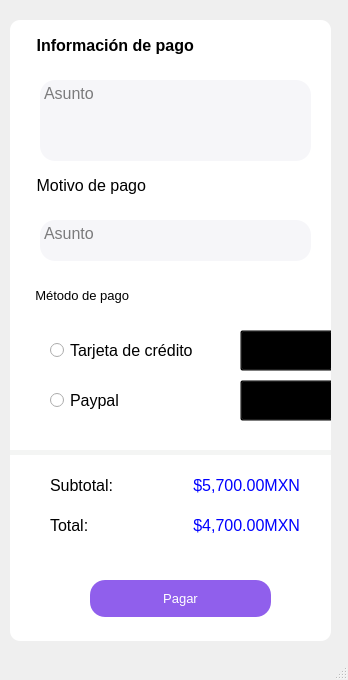
<?xml version="1.0" encoding="UTF-8"?>
<ui version="4.0">
 <class>MainWindow</class>
 <widget class="QMainWindow" name="MainWindow">
  <property name="geometry">
   <rect>
    <x>0</x>
    <y>0</y>
    <width>348</width>
    <height>680</height>
   </rect>
  </property>
  <property name="windowTitle">
   <string>MainWindow</string>
  </property>
  <widget class="QWidget" name="centralwidget">
   <widget class="QFrame" name="frame_5">
    <property name="geometry">
     <rect>
      <x>10</x>
      <y>20</y>
      <width>321</width>
      <height>621</height>
     </rect>
    </property>
    <property name="styleSheet">
     <string notr="true">

QFrame{

border-radius:10px;
background-color:white;
}
</string>
    </property>
    <property name="frameShape">
     <enum>QFrame::StyledPanel</enum>
    </property>
    <property name="frameShadow">
     <enum>QFrame::Raised</enum>
    </property>
    <widget class="QPushButton" name="pushButton">
     <property name="geometry">
      <rect>
       <x>80</x>
       <y>560</y>
       <width>181</width>
       <height>37</height>
      </rect>
     </property>
     <property name="font">
      <font>
       <family>Segoe UI</family>
       <pointsize>10</pointsize>
      </font>
     </property>
     <property name="cursor">
      <cursorShape>PointingHandCursor</cursorShape>
     </property>
     <property name="styleSheet">
      <string notr="true">QPushButton {
    background-color: #905fec;
    border-radius: 15px;
    color: white;
}

QPushButton:hover {
    background-color: #905fec;
    border-radius: 15px;
    color: white;
}

QPushButton:pressed {
    background-color: #905fec;
    border-radius: 10px;
    color: white;
}</string>
     </property>
     <property name="text">
      <string>Pagar</string>
     </property>
    </widget>
    <widget class="QLabel" name="label">
     <property name="geometry">
      <rect>
       <x>0</x>
       <y>260</y>
       <width>271</width>
       <height>31</height>
      </rect>
     </property>
     <property name="font">
      <font>
       <family>Segoe UI</family>
       <pointsize>10</pointsize>
      </font>
     </property>
     <property name="styleSheet">
      <string notr="true">background-color:transparent;
</string>
     </property>
     <property name="text">
      <string>       Método de pago</string>
     </property>
    </widget>
    <widget class="QLabel" name="label_2">
     <property name="geometry">
      <rect>
       <x>0</x>
       <y>150</y>
       <width>271</width>
       <height>31</height>
      </rect>
     </property>
     <property name="font">
      <font>
       <family>Segoe UI</family>
       <pointsize>12</pointsize>
      </font>
     </property>
     <property name="text">
      <string>      Motivo de pago</string>
     </property>
    </widget>
    <widget class="QLabel" name="label_3">
     <property name="geometry">
      <rect>
       <x>0</x>
       <y>10</y>
       <width>281</width>
       <height>31</height>
      </rect>
     </property>
     <property name="font">
      <font>
       <family>Segoe UI</family>
       <pointsize>12</pointsize>
       <weight>75</weight>
       <bold>true</bold>
      </font>
     </property>
     <property name="text">
      <string>      Información de pago</string>
     </property>
    </widget>
    <widget class="QPlainTextEdit" name="plainTextEdit_2">
     <property name="geometry">
      <rect>
       <x>30</x>
       <y>60</y>
       <width>271</width>
       <height>81</height>
      </rect>
     </property>
     <property name="font">
      <font>
       <family>Segoe UI</family>
       <pointsize>12</pointsize>
      </font>
     </property>
     <property name="styleSheet">
      <string notr="true">background-color: #f6f6f9;
color:black;
border-radius:15px;</string>
     </property>
     <property name="placeholderText">
      <string>Asunto</string>
     </property>
    </widget>
    <widget class="QPlainTextEdit" name="plainTextEdit">
     <property name="geometry">
      <rect>
       <x>30</x>
       <y>200</y>
       <width>271</width>
       <height>41</height>
      </rect>
     </property>
     <property name="font">
      <font>
       <family>Segoe UI</family>
       <pointsize>12</pointsize>
      </font>
     </property>
     <property name="styleSheet">
      <string notr="true">background-color: #f6f6f9;
color:black;
border-radius:15px;</string>
     </property>
     <property name="placeholderText">
      <string>Asunto</string>
     </property>
    </widget>
    <widget class="QRadioButton" name="radioButton">
     <property name="geometry">
      <rect>
       <x>40</x>
       <y>310</y>
       <width>271</width>
       <height>41</height>
      </rect>
     </property>
     <property name="font">
      <font>
       <family>Segoe UI</family>
       <pointsize>12</pointsize>
      </font>
     </property>
     <property name="styleSheet">
      <string notr="true">QRadioButton {
    background-color:white;
	border-radius:10px;
}

QRadioButton:hover {
    background-color:#f3f2f5;
	border-radius:10px;

}</string>
     </property>
     <property name="text">
      <string>Tarjeta de crédito</string>
     </property>
    </widget>
    <widget class="QRadioButton" name="radioButton_2">
     <property name="geometry">
      <rect>
       <x>40</x>
       <y>360</y>
       <width>271</width>
       <height>41</height>
      </rect>
     </property>
     <property name="font">
      <font>
       <family>Segoe UI</family>
       <pointsize>12</pointsize>
      </font>
     </property>
     <property name="styleSheet">
      <string notr="true">QRadioButton {
    background-color:white;
	border-radius:10px;
}

QRadioButton:hover {
    background-color:#f3f2f5;
	border-radius:10px;

}</string>
     </property>
     <property name="text">
      <string>Paypal</string>
     </property>
    </widget>
    <widget class="QFrame" name="frame_6">
     <property name="geometry">
      <rect>
       <x>0</x>
       <y>430</y>
       <width>321</width>
       <height>5</height>
      </rect>
     </property>
     <property name="styleSheet">
      <string notr="true">background-color:#f4f5f4;</string>
     </property>
     <property name="frameShape">
      <enum>QFrame::StyledPanel</enum>
     </property>
     <property name="frameShadow">
      <enum>QFrame::Raised</enum>
     </property>
    </widget>
    <widget class="QPushButton" name="pushButton_2">
     <property name="geometry">
      <rect>
       <x>230</x>
       <y>360</y>
       <width>93</width>
       <height>41</height>
      </rect>
     </property>
     <property name="styleSheet">
      <string notr="true">background-color:transparent;</string>
     </property>
     <property name="text">
      <string/>
     </property>
     <property name="icon">
      <iconset>
       <normaloff>../Resources/paypal (1).png</normaloff>../Resources/paypal (1).png</iconset>
     </property>
     <property name="iconSize">
      <size>
       <width>64</width>
       <height>64</height>
      </size>
     </property>
    </widget>
    <widget class="QPushButton" name="pushButton_3">
     <property name="geometry">
      <rect>
       <x>230</x>
       <y>310</y>
       <width>93</width>
       <height>41</height>
      </rect>
     </property>
     <property name="styleSheet">
      <string notr="true">background-color:transparent;</string>
     </property>
     <property name="text">
      <string/>
     </property>
     <property name="icon">
      <iconset>
       <normaloff>../Resources/visa (1).png</normaloff>../Resources/visa (1).png</iconset>
     </property>
     <property name="iconSize">
      <size>
       <width>43</width>
       <height>45</height>
      </size>
     </property>
    </widget>
    <widget class="QLabel" name="label_4">
     <property name="geometry">
      <rect>
       <x>40</x>
       <y>450</y>
       <width>101</width>
       <height>31</height>
      </rect>
     </property>
     <property name="font">
      <font>
       <family>Segoe UI</family>
       <pointsize>12</pointsize>
      </font>
     </property>
     <property name="text">
      <string>Subtotal:</string>
     </property>
    </widget>
    <widget class="QLabel" name="label_5">
     <property name="geometry">
      <rect>
       <x>40</x>
       <y>490</y>
       <width>101</width>
       <height>31</height>
      </rect>
     </property>
     <property name="font">
      <font>
       <family>Segoe UI</family>
       <pointsize>12</pointsize>
      </font>
     </property>
     <property name="text">
      <string>Total:</string>
     </property>
    </widget>
    <widget class="QLabel" name="label_6">
     <property name="geometry">
      <rect>
       <x>170</x>
       <y>450</y>
       <width>151</width>
       <height>31</height>
      </rect>
     </property>
     <property name="font">
      <font>
       <family>Segoe UI</family>
       <pointsize>12</pointsize>
      </font>
     </property>
     <property name="styleSheet">
      <string notr="true">color:blue;</string>
     </property>
     <property name="text">
      <string>   $5,700.00MXN</string>
     </property>
    </widget>
    <widget class="QLabel" name="label_7">
     <property name="geometry">
      <rect>
       <x>170</x>
       <y>490</y>
       <width>151</width>
       <height>31</height>
      </rect>
     </property>
     <property name="font">
      <font>
       <family>Segoe UI</family>
       <pointsize>12</pointsize>
      </font>
     </property>
     <property name="styleSheet">
      <string notr="true">color:blue;</string>
     </property>
     <property name="text">
      <string>   $4,700.00MXN</string>
     </property>
    </widget>
   </widget>
  </widget>
  <widget class="QStatusBar" name="statusbar"/>
 </widget>
 <resources/>
 <connections/>
</ui>
